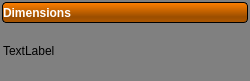
<?xml version="1.0" encoding="UTF-8"?>
<ui version="4.0">
 <class>ToolBoxPageWidget</class>
 <widget class="QWidget" name="ToolBoxPageWidget">
  <property name="geometry">
   <rect>
    <x>0</x>
    <y>0</y>
    <width>250</width>
    <height>81</height>
   </rect>
  </property>
  <property name="sizePolicy">
   <sizepolicy hsizetype="MinimumExpanding" vsizetype="Fixed">
    <horstretch>0</horstretch>
    <verstretch>0</verstretch>
   </sizepolicy>
  </property>
  <property name="styleSheet">
   <string notr="true">QPushButton#activate_button_{
  height: 24px;
  text-align: left;
  color: white;
}

QPushButton#activate_button_:pressed{
  background-color: qlineargradient(spread:pad, x1:0.5, y1:0.733364, x2:0.5, y2:0, stop:0 rgba(25, 25, 25, 0), stop:1 rgba(136, 0, 0, 0));
  border: 1px solid  qlineargradient(spread:pad, x1:0.5, y1:0.733364, x2:0.5, y2:0, stop:0 rgba(25, 25, 25, 0), stop:1 rgba(136, 0, 0, 0));
  color:  rgb(68, 68, 68);
}

QFrame#page_frame_{
  border-radius: 4px;
  border: 1px solid gray;
}

QToolButton#close_button_{
  background-color: qlineargradient(spread:pad, x1:0.5, y1:0.733364, x2:0.5, y2:0, stop:0 rgba(25, 25, 25, 0), stop:1 rgba(136, 0, 0, 0));
  border-radius: 4px;
}

QToolButton#close_button_:pressed{
  background-color: rgb(68, 68, 68);
  border-radius: 4px;
}

QToolButton#help_button_{
  background-color: qlineargradient(spread:pad, x1:0.5, y1:0.733364, x2:0.5, y2:0, stop:0 rgba(25, 25, 25, 0), stop:1 rgba(136, 0, 0, 0));
  border-radius: 4px;
}

QToolButton#help_button_:pressed{
  background-color: rgb(68, 68, 68);
  border-radius: 4px;
}

QWidget#page_header_{
  background-color: qlineargradient(spread:pad, x1:0.5, y1:0, x2:0.5, y2:0.960227, stop:0 rgba(25, 25, 25, 0), stop:0.753769 rgba(0, 0, 0, 100), stop:1 rgba(0, 0, 0, 84));
    border-radius: 4px;
  border: 1px solid black;
}

QWidget#page_background_{
  background-color: rgb(255, 128, 0);
    border-radius: 6px;
}

QWidget#ToolBoxPageWidget{
  background-color: gray;
  border-radius:6px;
}

QWidget#tool_frame_{
  background-color: qlineargradient(spread:pad, x1:0.5, y1:0.733364, x2:0.5, y2:0, stop:0 rgba(25, 25, 25, 0), stop:1 rgba(136, 0, 0, 0));
  border: 1px solid  qlineargradient(spread:pad, x1:0.5, y1:0.733364, x2:0.5, y2:0, stop:0 rgba(25, 25, 25, 0), stop:1 rgba(136, 0, 0, 0));
}

//QWidget#tool_{
//  background-color: rgb(240, 240, 240);
//  border-radius: 4px;
//  border: 1px solid rgb(90, 90, 90);
//    background-color: qlineargradient(spread:pad, x1:0.5, y1:0, x2:0.5, y2:0.960227, stop:0 rgba(221, 221, 221, 255), stop:0.155779 rgba(228, 228, 228, 255), stop:1 rgba(202, 204, 204, 255));
//}

</string>
  </property>
  <layout class="QVBoxLayout" name="verticalLayout_3">
   <property name="spacing">
    <number>0</number>
   </property>
   <property name="margin">
    <number>2</number>
   </property>
   <item>
    <widget class="QWidget" name="page_background_" native="true">
     <property name="sizePolicy">
      <sizepolicy hsizetype="MinimumExpanding" vsizetype="Fixed">
       <horstretch>0</horstretch>
       <verstretch>0</verstretch>
      </sizepolicy>
     </property>
     <property name="minimumSize">
      <size>
       <width>201</width>
       <height>21</height>
      </size>
     </property>
     <property name="maximumSize">
      <size>
       <width>16777215</width>
       <height>21</height>
      </size>
     </property>
     <layout class="QHBoxLayout" name="horizontalLayout_13">
      <property name="spacing">
       <number>0</number>
      </property>
      <property name="margin">
       <number>0</number>
      </property>
      <item>
       <widget class="QWidget" name="page_header_" native="true">
        <property name="sizePolicy">
         <sizepolicy hsizetype="MinimumExpanding" vsizetype="Preferred">
          <horstretch>0</horstretch>
          <verstretch>0</verstretch>
         </sizepolicy>
        </property>
        <property name="minimumSize">
         <size>
          <width>215</width>
          <height>21</height>
         </size>
        </property>
        <property name="maximumSize">
         <size>
          <width>16777215</width>
          <height>21</height>
         </size>
        </property>
        <layout class="QHBoxLayout" name="horizontalLayout">
         <property name="spacing">
          <number>0</number>
         </property>
         <property name="margin">
          <number>0</number>
         </property>
         <item>
          <widget class="QPushButton" name="activate_button_">
           <property name="sizePolicy">
            <sizepolicy hsizetype="MinimumExpanding" vsizetype="Fixed">
             <horstretch>0</horstretch>
             <verstretch>0</verstretch>
            </sizepolicy>
           </property>
           <property name="minimumSize">
            <size>
             <width>152</width>
             <height>21</height>
            </size>
           </property>
           <property name="styleSheet">
            <string notr="true">font: bold;</string>
           </property>
           <property name="text">
            <string>Dimensions</string>
           </property>
           <property name="checkable">
            <bool>false</bool>
           </property>
           <property name="flat">
            <bool>true</bool>
           </property>
          </widget>
         </item>
         <item>
          <widget class="QToolButton" name="help_button_">
           <property name="minimumSize">
            <size>
             <width>19</width>
             <height>19</height>
            </size>
           </property>
           <property name="maximumSize">
            <size>
             <width>19</width>
             <height>19</height>
            </size>
           </property>
           <property name="text">
            <string/>
           </property>
          </widget>
         </item>
         <item>
          <widget class="QToolButton" name="close_button_">
           <property name="minimumSize">
            <size>
             <width>19</width>
             <height>19</height>
            </size>
           </property>
           <property name="maximumSize">
            <size>
             <width>19</width>
             <height>19</height>
            </size>
           </property>
           <property name="text">
            <string/>
           </property>
          </widget>
         </item>
        </layout>
       </widget>
      </item>
     </layout>
    </widget>
   </item>
   <item>
    <widget class="QFrame" name="tool_frame_">
     <property name="sizePolicy">
      <sizepolicy hsizetype="MinimumExpanding" vsizetype="MinimumExpanding">
       <horstretch>0</horstretch>
       <verstretch>0</verstretch>
      </sizepolicy>
     </property>
     <property name="minimumSize">
      <size>
       <width>0</width>
       <height>0</height>
      </size>
     </property>
     <property name="maximumSize">
      <size>
       <width>16777215</width>
       <height>16777215</height>
      </size>
     </property>
     <property name="frameShape">
      <enum>QFrame::StyledPanel</enum>
     </property>
     <property name="frameShadow">
      <enum>QFrame::Raised</enum>
     </property>
     <property name="lineWidth">
      <number>0</number>
     </property>
     <layout class="QHBoxLayout" name="tool_frame_layout_">
      <property name="spacing">
       <number>2</number>
      </property>
      <property name="margin">
       <number>0</number>
      </property>
      <item>
       <widget class="QLabel" name="url_">
        <property name="text">
         <string>TextLabel</string>
        </property>
       </widget>
      </item>
     </layout>
    </widget>
   </item>
  </layout>
 </widget>
 <layoutdefault spacing="6" margin="11"/>
 <resources/>
 <connections/>
</ui>
